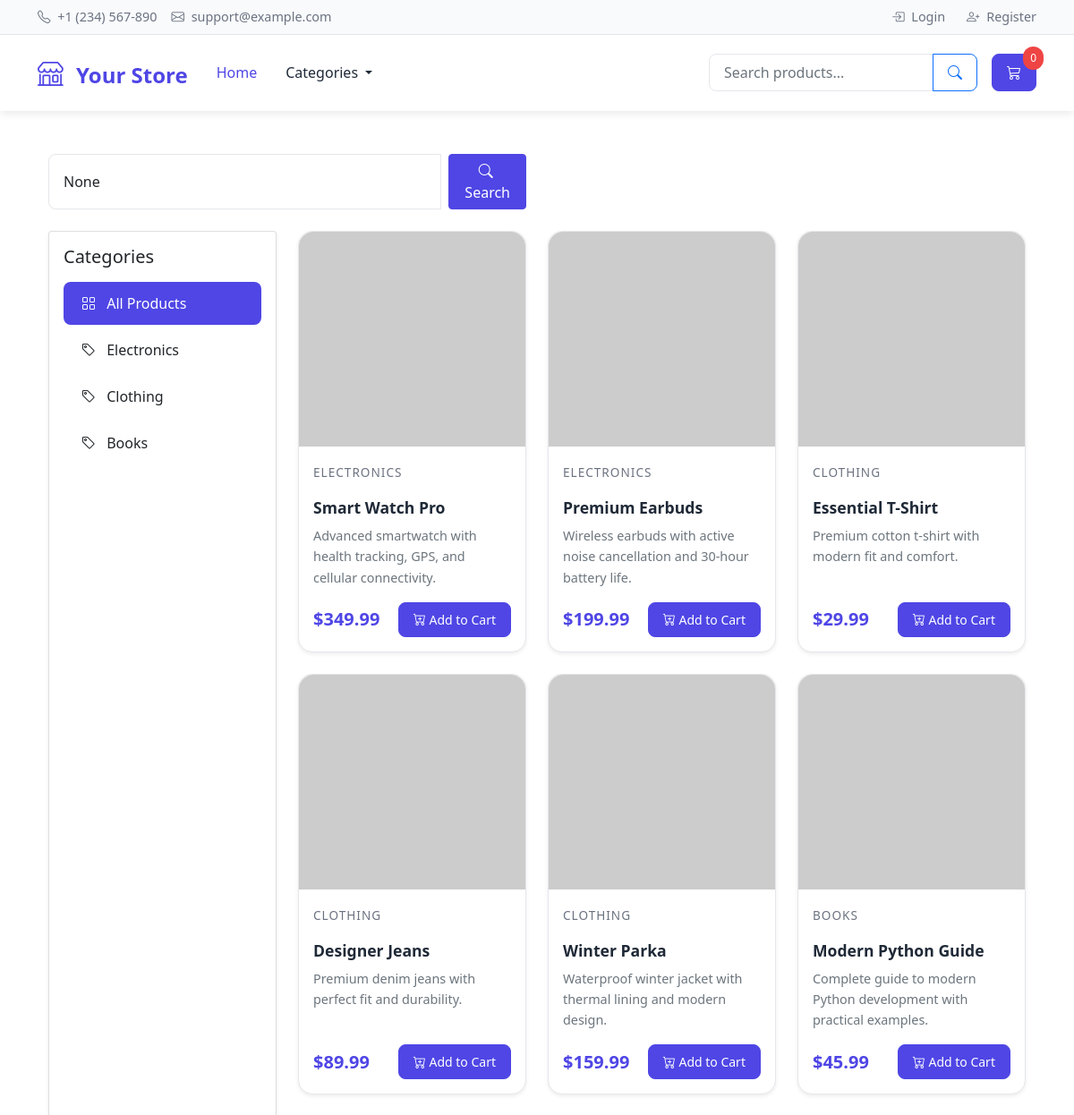
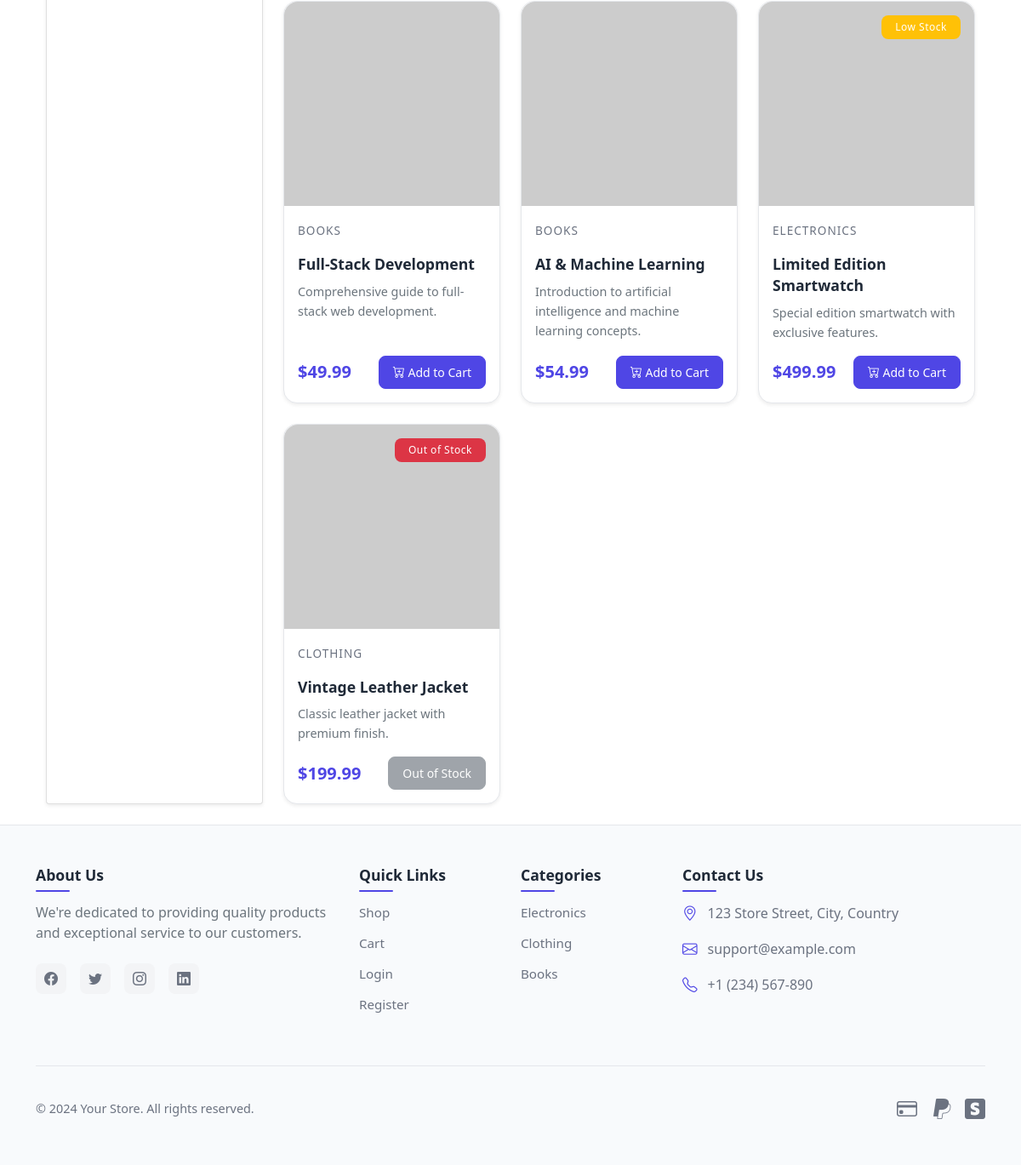
The page / on the database its author committed (2 pictures, top to bottom).
### store/models.py (models this page shows, shortened)
class Category(models.Model):
    name = models.CharField(max_length=100)
    description = models.TextField(blank=True)
    class Meta:
        verbose_name_plural = 'Categories'

class Product(models.Model):
    name = models.CharField(max_length=200)
    description = models.TextField()
    price = models.DecimalField(max_digits=10, decimal_places=2)
    category = models.ForeignKey(Category, on_delete=models.CASCADE)
    image = models.ImageField(upload_to='products/', blank=True)
    image_url = models.URLField(blank=True)
    stock = models.IntegerField(default=0)
    available = models.BooleanField(default=True)
    created = models.DateTimeField(auto_now_add=True)
    updated = models.DateTimeField(auto_now=True)

### store/views.py (the view)
# urls.py: path('', views.shop, name='shop'),
def shop(request):
    category_id = request.GET.get('category')
    search_query = request.GET.get('search')
    products = Product.objects.filter(available=True)
    if category_id:
        products = products.filter(category_id=category_id)
    if search_query:
        products = products.filter(name__icontains=search_query)
    context = get_base_context()
    context.update({
        'products': products,
        'current_category': category_id,
        'search_query': search_query
    })
    return render(request, 'store/shop.html', context)

### store/views.py (called while the page is built)
def get_base_context():
    context = {
        'categories': Category.objects.all()
    }
    if hasattr(get_base_context, 'request') and get_base_context.request.user.is_authenticated:
        try:
            cart = Cart.objects.get(user=get_base_context.request.user)
            context['cart_count'] = sum(item.quantity for item in cart.cartitem_set.all())
        except Cart.DoesNotExist:
            context['cart_count'] = 0
    return context

### store/templates/store/shop.html (shortened to what this page needs)
{% extends 'store/base.html' %} {% block content %}
<div class="container py-4">
  <div class="row g-4 mb-4">
    <div class="col-md-6">
      <form method="get" class="d-flex">
        <input
          type="text"
          name="search"
          class="form-control me-2"
          placeholder="Search products..."
          value="{{ search_query }}"
        />
        <button type="submit" class="btn btn-primary">
          <i class="bi bi-search me-1"></i> Search
        </button>
      </form>
    </div>
  </div>
  <div class="row g-4">
    <div class="col-md-3">
      <div class="card shadow-sm h-100">
        <div class="card-body">
          <h5 class="card-title mb-3">Categories</h5>
          <div class="list-group list-group-flush">
            <a
              href="{% url 'shop' %}"
              class="list-group-item list-group-item-action {% if not current_category %}active{% endif %}"
            >
              <i class="bi bi-grid me-2"></i> All Products
            </a>
            {% for category in categories %}
            <a
              href="?category={{ category.id }}"
              class="list-group-item list-group-item-action {% if current_category == category.id|stringformat:'s' %}active{% endif %}"
            >
              <i class="bi bi-tag me-2"></i> {{ category.name }}
            </a>
            {% endfor %}
          </div>
        </div>
      </div>
    </div>
    <div class="col-md-9">
      <div class="row row-cols-1 row-cols-md-2 row-cols-lg-3 g-4">
        {% for product in products %}
        <div class="col">
          <div class="card h-100 shadow-sm product-card">
            <div class="product-badge">
              {% if product.stock < 5 and product.stock > 0 %}
              <span class="badge bg-warning">Low Stock</span>
              {% elif product.stock == 0 %}
              <span class="badge bg-danger">Out of Stock</span>
              {% endif %}
            </div>
            {% if product.image %}
            <div class="product-image-wrapper">
              <img
                src="{{ product.image.url }}"
                class="card-img-top"
                alt="{{ product.name }}"
              />
              <div class="product-overlay">
                <a
                  href="{% url 'product_detail' product.id %}"
                  class="btn btn-light btn-sm"
                >
                  <i class="bi bi-eye"></i> Quick View
                </a>
              </div>
            </div>
            {% elif product.image_url %}
            <div class="product-image-wrapper">
              <img
                src="{{ product.image_url }}"
                class="card-img-top"
                alt="{{ product.name }}"
              />
            </div>
            {% endif %}
            <div class="card-body d-flex flex-column">
              <div class="mb-2">
                <span class="product-category"
                  >{{ product.category.name }}</span
                >
              </div>
              <h5 class="card-title product-title">{{ product.name }}</h5>
              <p class="card-text text-muted product-description">
                {{ product.description|truncatewords:20 }}
              </p>
              <div class="mt-auto">
                <div class="d-flex justify-content-between align-items-center">
                  <span class="h5 mb-0 product-price"
                    >${{ product.price }}</span
                  >
                  <div class="btn-group">
                    {% if product.stock > 0 %}
                    <a
                      href="{% url 'add_to_cart' product.id %}"
                      class="btn btn-primary btn-sm"
                    >
                      <i class="bi bi-cart-plus"></i> Add to Cart
                    </a>
                    {% else %}
                    <button class="btn btn-secondary btn-sm" disabled>
                      Out of Stock
                    </button>
                    {% endif %}
                  </div>
                </div>
              </div>
            </div>
          </div>
        </div>
        {% endfor %}
      </div>
    </div>
  </div>
</div>
{% endblock %}

### store/templates/store/base.html (shortened to what this page needs)
<!DOCTYPE html>
<html>
  <head>
    <link
      href="https://cdn.jsdelivr.net/npm/bootstrap@5.1.3/dist/css/bootstrap.min.css"
      rel="stylesheet"
    />
    <link
      rel="stylesheet"
      href="https://cdn.jsdelivr.net/npm/bootstrap-icons@1.8.1/font/bootstrap-icons.css"
    />
  </head>
  <body>
    <header class="header">
      <div class="top-bar py-2">
        <div class="container">
          <div class="row align-items-center">
            <div class="col-md-6">
              <div class="top-contact d-flex gap-3">
                <span
                  ><i class="bi bi-telephone me-1"></i> +1 (234) 567-890</span
                >
                <span
                  ><i class="bi bi-envelope me-1"></i> support@example.com</span
                >
              </div>
            </div>
            <div class="col-md-6">
              <div class="top-links">
                {% if user.is_authenticated %}
                <a href="#"
                  ><i class="bi bi-person me-1"></i> {{ user.username }}</a
                >
                <a href="{% url 'logout' %}"
                  ><i class="bi bi-box-arrow-right me-1"></i> Logout</a
                >
                {% else %}
                <a href="{% url 'login' %}"
                  ><i class="bi bi-box-arrow-in-right me-1"></i> Login</a
                >
                <a href="{% url 'register' %}"
                  ><i class="bi bi-person-plus me-1"></i> Register</a
                >
                {% endif %}
              </div>
            </div>
          </div>
        </div>
      </div>
      <nav class="navbar navbar-expand-lg">
        <div class="container">
          <a class="navbar-brand" href="{% url 'shop' %}">
            <i class="bi bi-shop me-2"></i>
            Your Store
          </a>
          <div class="collapse navbar-collapse" id="navbarMain">
            <ul class="navbar-nav me-auto">
              <li class="nav-item">
                <a
                  class="nav-link {% if request.path == '/' %}active{% endif %}"
                  href="{% url 'shop' %}"
                >
                  Home
                </a>
              </li>
              <li class="nav-item dropdown">
                <a
                  class="nav-link dropdown-toggle"
                  href="#"
                  role="button"
                  data-bs-toggle="dropdown"
                >
                  Categories
                </a>
              </li>
            </ul>
            <form class="d-flex me-3" action="{% url 'shop' %}" method="get">
              <div class="input-group">
                <input
                  type="text"
                  name="search"
                  class="form-control"
                  placeholder="Search products..."
                  value="{{ search_query|default:'' }}"
                />
                <button class="btn btn-outline-primary" type="submit">
                  <i class="bi bi-search"></i>
                </button>
              </div>
            </form>
            <div class="nav-cart">
              <a href="{% url 'cart' %}" class="btn btn-primary">
                <i class="bi bi-cart3"></i>
                <span class="cart-count">{{ cart_count|default:'0' }}</span>
              </a>
            </div>
          </div>
        </div>
      </nav>
    </header>
    <div class="container mt-4">{% block content %} {% endblock %}</div>
    <footer class="footer mt-auto py-5">
      <div class="container">
        <div class="row g-4">
          <div class="col-lg-4 col-md-6">
            <h5 class="footer-title">About Us</h5>
            <p class="text-muted mb-4">
              We're dedicated to providing quality products and exceptional
              service to our customers.
            </p>
            <div class="social-links">
              <a href="#" class="social-link">
                <i class="bi bi-facebook"></i>
              </a>
              <a href="#" class="social-link">
                <i class="bi bi-twitter"></i>
              </a>
              <a href="#" class="social-link">
                <i class="bi bi-instagram"></i>
              </a>
              <a href="#" class="social-link">
                <i class="bi bi-linkedin"></i>
              </a>
            </div>
          </div>
          <div class="col-lg-2 col-md-6">
            <h5 class="footer-title">Quick Links</h5>
            <ul class="footer-links">
              <li><a href="{% url 'shop' %}">Shop</a></li>
              <li><a href="{% url 'cart' %}">Cart</a></li>
              {% if user.is_authenticated %}
              <li><a href="#">My Account</a></li>
              <li><a href="{% url 'logout' %}">Logout</a></li>
              {% else %}
              <li><a href="{% url 'login' %}">Login</a></li>
              <li><a href="{% url 'register' %}">Register</a></li>
              {% endif %}
            </ul>
          </div>
          <div class="col-lg-2 col-md-6">
            <h5 class="footer-title">Categories</h5>
            <ul class="footer-links">
              {% for category in categories %}
              <li>
                <a href="{% url 'shop' %}?category={{ category.id }}">
                  {{ category.name }}
                </a>
              </li>
              {% endfor %}
            </ul>
          </div>
          <div class="col-lg-4 col-md-6">
            <h5 class="footer-title">Contact Us</h5>
            <ul class="footer-contact">
              <li>
                <i class="bi bi-geo-alt"></i>
                <span>123 Store Street, City, Country</span>
              </li>
              <li>
                <i class="bi bi-envelope"></i>
                <a href="mailto:support@example.com">support@example.com</a>
              </li>
              <li>
                <i class="bi bi-telephone"></i>
                <a href="tel:+1234567890">+1 (234) 567-890</a>
              </li>
            </ul>
          </div>
        </div>
        <div class="footer-bottom">
          <div class="row align-items-center">
            <div class="col-md-6">
              <p class="mb-md-0">
                © {% now "Y" %} Your Store. All rights reserved.
              </p>
            </div>
            <div class="col-md-6">
              <div class="payment-methods">
                <i class="bi bi-credit-card"></i>
                <i class="bi bi-paypal"></i>
                <i class="bi bi-stripe"></i>
              </div>
            </div>
          </div>
        </div>
      </div>
    </footer>
  </body>
</html>

### store/templates/store/shop.html (style rules this page uses)
:root { --primary-color: #4f46e5; --primary-hover: #4338ca; --surface-color: #ffffff; --border-color: #e5e7eb; --shadow-sm: 0 2px 4px rgba(148, 163, 184, 0.1); --shadow-md: 0 4px 6px -1px rgba(148, 163, 184, 0.1), 0 2px 4px -1px rgba(148, 163, 184, 0.06); --shadow-lg: 0 10px 15px -3px rgba(148, 163, 184, 0.1), 0 4px 6px -2px rgba(148, 163, 184, 0.05); }
.form-control { border-radius: 12px; border: 1px solid var(--border-color); padding: 0.75rem 1.25rem; transition: all 0.3s ease; }
.list-group-item { border: none; padding: 0.75rem 1.25rem; margin-bottom: 4px; border-radius: 8px !important; transition: all 0.2s ease; }
.list-group-item.active { background-color: var(--primary-color); border-color: var(--primary-color); }
.product-card { border-radius: 16px; transition: all 0.3s ease; border: 1px solid var(--border-color); background: var(--surface-color); }
.product-image-wrapper { height: 240px; border-radius: 16px 16px 0 0; overflow: hidden; position: relative; }
.product-image-wrapper img { width: 100%; height: 100%; object-fit: cover; transition: transform 0.5s ease; }
.product-badge { position: absolute; top: 16px; right: 16px; z-index: 2; }
.badge { padding: 0.5rem 1rem; border-radius: 8px; font-weight: 500; letter-spacing: 0.5px; }
.product-category { font-size: 0.85rem; color: #6b7280; text-transform: uppercase; letter-spacing: 1px; font-weight: 500; }
.product-title { font-size: 1.1rem; font-weight: 600; color: #1f2937; margin: 0.5rem 0; line-height: 1.4; }
.product-description { font-size: 0.9rem; color: #6b7280; line-height: 1.6; }
.product-price { color: var(--primary-color); font-weight: 700; font-size: 1.25rem; }
.btn-group .btn { border-radius: 8px; padding: 0.5rem 1rem; font-weight: 500; transition: all 0.3s ease; }
.btn-primary { background-color: var(--primary-color); border-color: var(--primary-color); }

### rows shown on the page
Category: name "Electronics"
Category: name "Clothing"
Category: name "Books"
Product: category.name "ELECTRONICS", name "Smart Watch Pro", description "Advanced smartwatch with health tracking, GPS, and cellular connectivity.", price "349.99", stock "Add to Cart"
Product: category.name "ELECTRONICS", name "Premium Earbuds", description "Wireless earbuds with active noise cancellation and 30-hour battery life.", price "199.99", stock "Add to Cart"
Product: category.name "CLOTHING", name "Essential T-Shirt", description "Premium cotton t-shirt with modern fit and comfort.", price "29.99", stock "Add to Cart"
Product: category.name "CLOTHING", name "Designer Jeans", description "Premium denim jeans with perfect fit and durability.", price "89.99", stock "Add to Cart"
Product: category.name "CLOTHING", name "Winter Parka", description "Waterproof winter jacket with thermal lining and modern design.", price "159.99", stock "Add to Cart"
Product: category.name "BOOKS", name "Modern Python Guide", description "Complete guide to modern Python development with practical examples.", price "45.99", stock "Add to Cart"
Product: category.name "BOOKS", name "Full-Stack Development", description "Comprehensive guide to full-stack web development.", price "49.99", stock "Add to Cart"
Product: category.name "BOOKS", name "AI & Machine Learning", description "Introduction to artificial intelligence and machine learning concepts.", price "54.99", stock "Add to Cart"
Product: stock "Low Stock", category.name "ELECTRONICS", name "Limited Edition Smartwatch", description "Special edition smartwatch with exclusive features.", price "499.99"
Product: stock "Out of Stock", category.name "CLOTHING", name "Vintage Leather Jacket", description "Classic leather jacket with premium finish.", price "199.99"

### other values the page prints
{{ cart_count|default:'0' }} "0"
